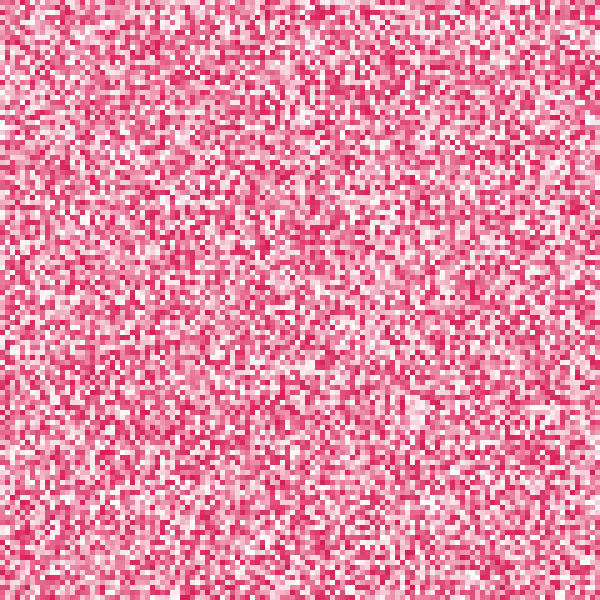
Frame 1 (no input)
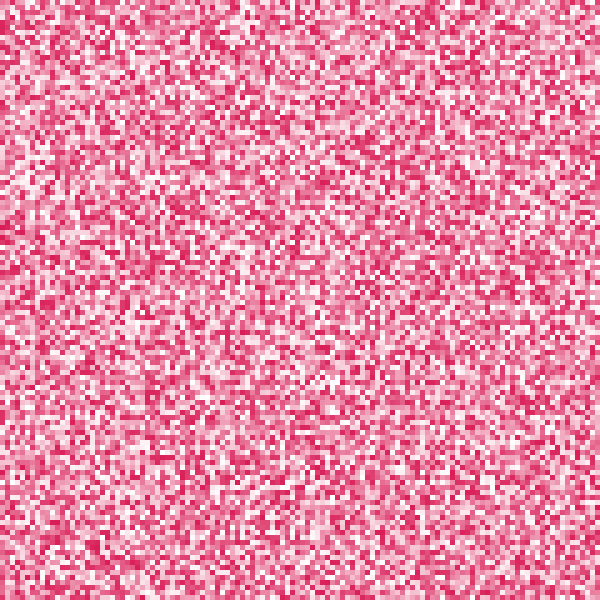
Frame 60 (the mouse pressed at the canvas centre just before this capture)
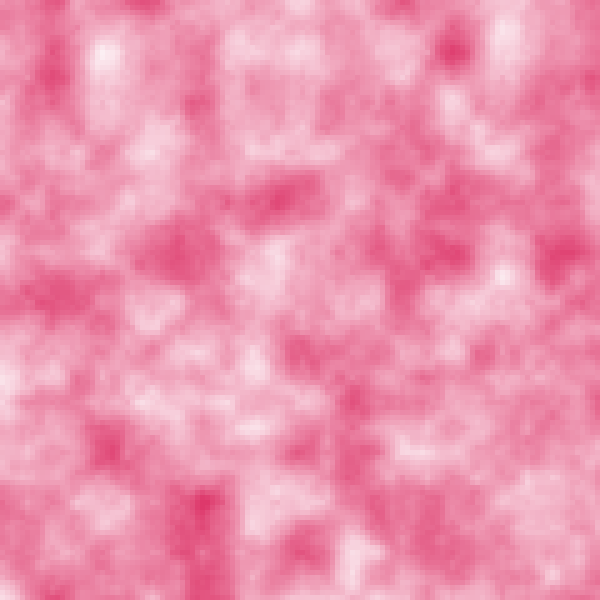
Frame 120 (the mouse held since frame 60 and released just before this capture)

The Processing sketch that drew these frames (run headless with seeded random() and noise(); from frame 60 on, the mouse is pressed at the canvas centre):

// Processing sketch: Challenge_04
// ── Challenge_04.pde
//Design++ Workshop
//15 Jan 2017
//iashris
//Onclick random cloud
boolean mouseCounter=true;

void setup(){
  size(600,600);
fill(#D91C56);
  noStroke();
  

}
void draw(){
  background(255);
  for(int i=0;i<120;i++){
  for(int j=0;j<120;j++){
    if(mouseCounter)fill(#D91C56,random(255));
    else {
      float transp=255*noise((i+frameCount)/10.0,(frameCount+j)/10.0);
      fill(#D91C56,transp);
    }
    rect(i*5,j*5,5,5);
    
  }
  }
  
}
void mousePressed(){
  mouseCounter=!mouseCounter;
}
